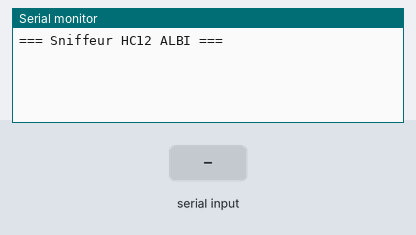
A sketch run on a simulated Arduino Mega 2560, built with avr-gcc and run on an emulated ATmega2560. Shown: the last lines printed to the serial monitor. The test bench sets the inputs (shaded band).

Above: at 1.2 s.
1.3 s: "1\n" received over the second serial link
At 1.6 s:
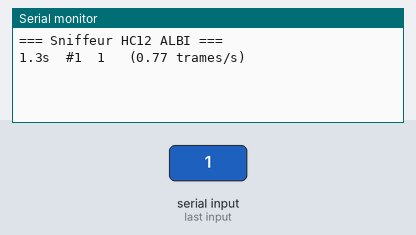
2.8 s: "0\n" received over the second serial link
At 4.0 s:
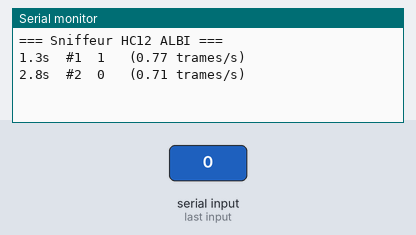
4.3 s: "2\n" received over the second serial link
At 5.1 s:
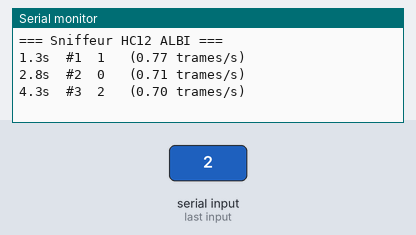

Measured:
- after the input at 1.3 s, the serial monitor: prints a new line at once (image 1)
- after the input at 2.8 s, the serial monitor: prints a new line at once (image 2)
- after the input at 4.3 s, the serial monitor: prints a new line at once (image 3)

The sketch:

test_radio_sniffeur.ino
```cpp
/*
  ALBI — TESTEUR RADIO v1 (sniffeur HC12)
  Arduino UNO R4 Minima : ecoute les trames radio du transmetteur ALBI
  et les affiche horodatees sur le moniteur serie PC.

  Cablage :
  - HC12 sur Serial1 : HC12 RXD <- D1 (TX1), HC12 TXD -> D0 (RX1), 9600 bauds
  - Alim HC12 : GND / +5V. Broche SET en l'air (mode communication).
  - Attention R4 Minima : D0/D1 partages avec l'USB, conflit possible si PC branche.

  Ne write jamais sur Serial1 (pur ecoute).
  Purge des trames incompletes apres 200 ms sans caractere.
*/

const unsigned long PURGE_MS = 200;

char buf[48];
uint8_t idx = 0;
unsigned long dernierCarMs = 0;
unsigned long numTrame = 0;
unsigned long tDepart = 0;

void setup() {
  Serial.begin(115200);   // moniteur serie PC
  Serial1.begin(9600);    // HC12
  tDepart = millis();
  Serial.println("=== Sniffeur HC12 ALBI ===");
}

void loop() {
  // purge des trames incompletes
  if (idx > 0 && millis() - dernierCarMs > PURGE_MS) {
    idx = 0;   // trame abandonnee
  }

  while (Serial1.available()) {
    char c = Serial1.read();
    dernierCarMs = millis();
    if (c == '\n') {
      buf[idx] = '\0';
      numTrame++;
      float debit = (float)numTrame / ((millis() - tDepart) / 1000.0);
      Serial.print(millis() / 1000.0, 1);
      Serial.print("s  #");
      Serial.print(numTrame);
      Serial.print("  ");
      Serial.print(buf);
      Serial.print("   (");
      Serial.print(debit, 2);
      Serial.println(" trames/s)");
      idx = 0;
    } else if (idx < sizeof(buf) - 1) {
      buf[idx++] = c;
    }
  }
}
```
